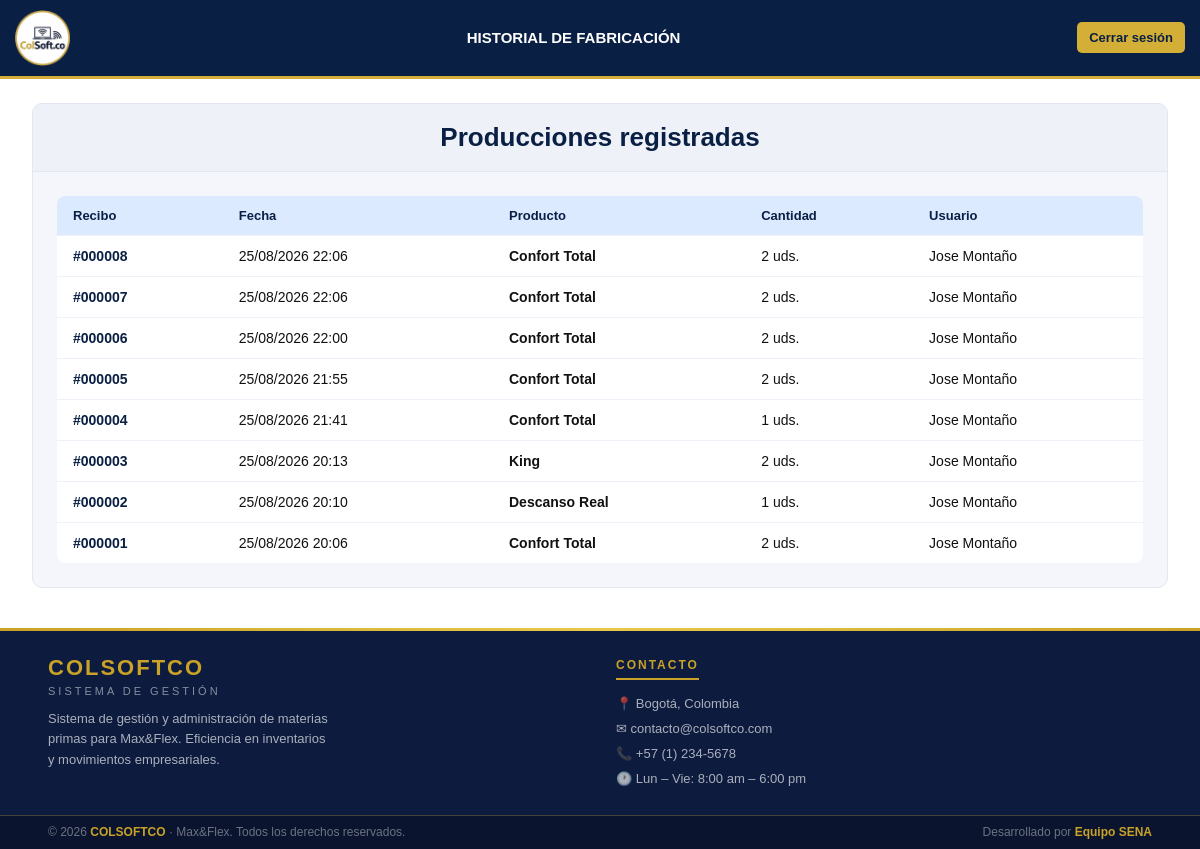
The page /view/historial_fabricacion/historial_fabricacion.php (signed in) on the database as committed earlier.
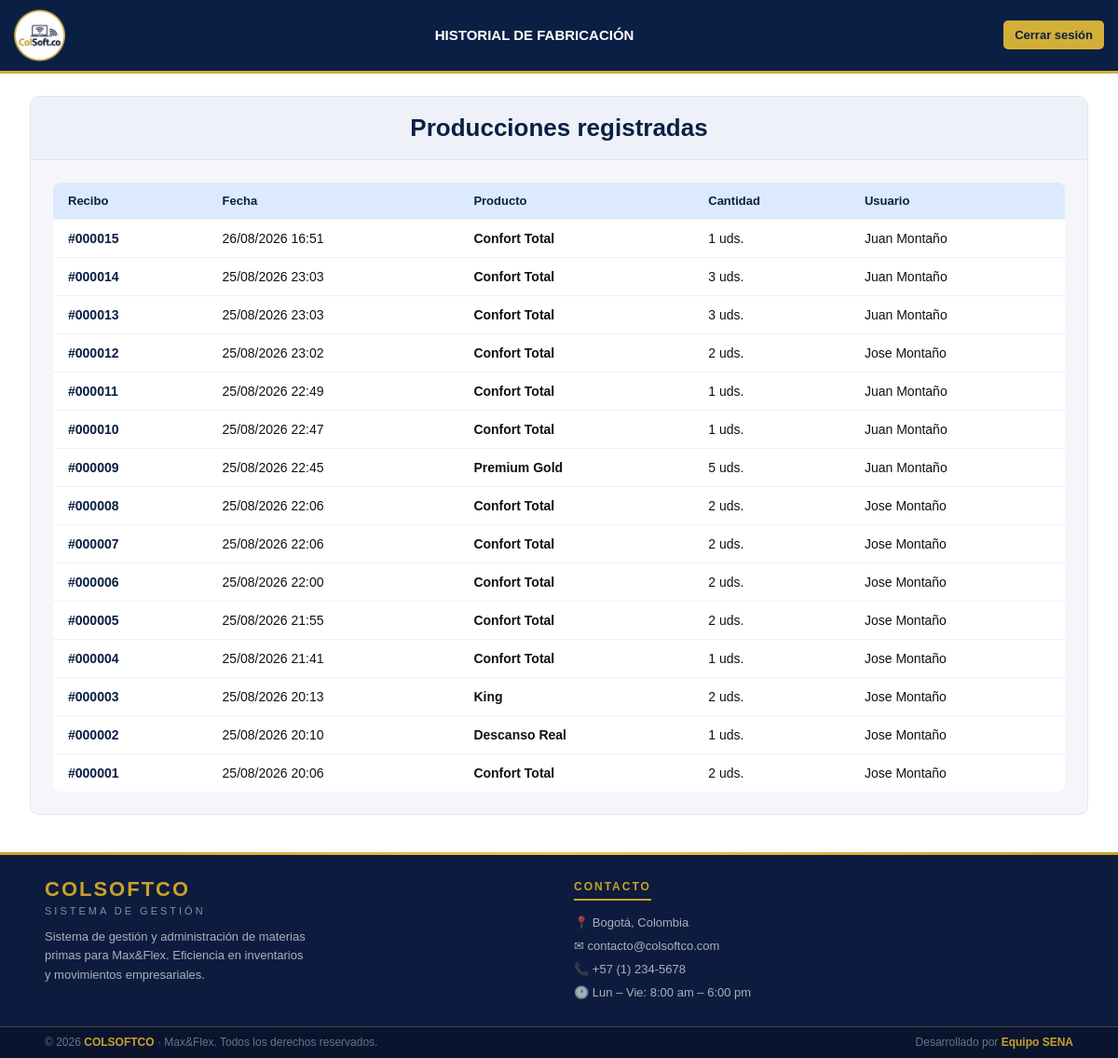
The same page on the database as committed later.
### tables this page shows
CREATE TABLE `historial_produccion` (
  `id` int(11) NOT NULL,
  `id_modelo` int(11) NOT NULL,
  `cantidad` int(11) NOT NULL,
  `fecha_fabricacion` datetime NOT NULL DEFAULT current_timestamp(),
  `usuario` varchar(100) NOT NULL
);

CREATE TABLE `modelos_colchon` (
  `id_modelo` int(11) NOT NULL,
  `nombre_modelo` varchar(80) NOT NULL,
  `serial` varchar(50) NOT NULL
);

### view/historial_fabricacion/historial_fabricacion.php (the view, shortened to what this page needs)
<?php
$conexion = new Conexion();
$dbConn = $conexion->getConnection();
$historial = $dbConn->query(
    "SELECT h.id, m.nombre_modelo, h.cantidad, h.fecha_fabricacion, h.usuario
     FROM historial_produccion h
     INNER JOIN modelos_colchon m ON m.id_modelo = h.id_modelo
     ORDER BY h.fecha_fabricacion DESC"
)->fetchAll(PDO::FETCH_ASSOC);
?>
<!DOCTYPE html>
<html lang="es">
<head>
    <link href="historial_fabricacion.css" rel="stylesheet">
</head>
<body>
    <header>
        <a class="logo" href="../receta_de_colchones/receta_colchones.php">
            <img src="../../public/imagenes/logo.png" alt="logo">
        </a>
        <span class="header-title">Historial de Fabricación</span>
        <button id="btnLogout" class="btn-logout" onclick="cerrarSesion()">
            Cerrar sesión
        </button>
    </header>
    <div class="contenedor-historial">
        <div class="panel panel-historial">
            <div class="panel-header">Producciones registradas</div>
            <div class="panel-body">
                <?php if (count($historial) === 0): ?>
                    <p class="placeholder">
                        Aún no se ha registrado ninguna fabricación.
                    </p>
                <?php else: ?>
                    <table class="tabla-historial">
                        <thead>
                            <tr>
                                <th>Recibo</th>
                                <th>Fecha</th>
                                <th>Producto</th>
                                <th>Cantidad</th>
                                <th>Usuario</th>
                            </tr>
                        </thead>
                        <tbody>
                            <?php foreach ($historial as $registro): ?>
                                <tr>
                                    <td class="celda-id">
                                        #<?= str_pad($registro['id'], 6, '0', STR_PAD_LEFT) ?>
                                    </td>
                                    <td>
                                        <?= date('d/m/Y H:i', strtotime($registro['fecha_fabricacion'])) ?>
                                    </td>
                                    <td class="celda-producto">
                                        <?= htmlspecialchars($registro['nombre_modelo']) ?>
                                    </td>
                                    <td>
                                        <?= (int) $registro['cantidad'] ?> uds.
                                    </td>
                                    <td>
                                        <?= htmlspecialchars($registro['usuario']) ?>
                                    </td>
                                </tr>
                            <?php endforeach; ?>
                        </tbody>
                    </table>
                <?php endif; ?>
            </div>
        </div>
    </div>
    <footer>
        <div class="footer-divider"></div>
        <div class="footer-top">
            <div>
                <p class="footer-brand-name">COLSOFTCO</p>
                <p class="footer-brand-sub">Sistema de Gestión</p>
                <p class="footer-brand-desc">
                    Sistema de gestión y administración de materias primas para Max&Flex.
                    Eficiencia en inventarios y movimientos empresariales.
                </p>
            </div>
            <div>
                <p class="footer-col-title">Contacto</p>
                <div class="footer-contact-item">📍 Bogotá, Colombia</div>
                <div class="footer-contact-item">✉ contacto@colsoftco.com</div>
                <div class="footer-contact-item">📞 +57 (1) 234-5678</div>
                <div class="footer-contact-item">🕐 Lun – Vie: 8:00 am – 6:00 pm</div>
            </div>
        </div>
        <div class="footer-bottom">
            <span>© 2026 <strong>COLSOFTCO</strong> · Max&Flex. Todos los derechos reservados.</span>
            <span>Desarrollado por <strong>Equipo SENA</strong></span>
        </div>
    </footer>
</body>
</html>

Rows that differ between the two databases and show on the page:
added historial_produccion: id "000015", fecha_fabricacion "26/08/2026 16:51", id_modelo.nombre_modelo "Confort Total", cantidad "1", usuario "Juan Montaño"
added historial_produccion: id "000014", fecha_fabricacion "25/08/2026 23:03", id_modelo.nombre_modelo "Confort Total", cantidad "3", usuario "Juan Montaño"
added historial_produccion: id "000013", fecha_fabricacion "25/08/2026 23:03", id_modelo.nombre_modelo "Confort Total", cantidad "3", usuario "Juan Montaño"
added historial_produccion: id "000012", fecha_fabricacion "25/08/2026 23:02", id_modelo.nombre_modelo "Confort Total", cantidad "2", usuario "Jose Montaño"
added historial_produccion: id "000011", fecha_fabricacion "25/08/2026 22:49", id_modelo.nombre_modelo "Confort Total", cantidad "1", usuario "Juan Montaño"
added historial_produccion: id "000010", fecha_fabricacion "25/08/2026 22:47", id_modelo.nombre_modelo "Confort Total", cantidad "1", usuario "Juan Montaño"
added historial_produccion: id "000009", fecha_fabricacion "25/08/2026 22:45", id_modelo.nombre_modelo "Premium Gold", cantidad "5", usuario "Juan Montaño"
